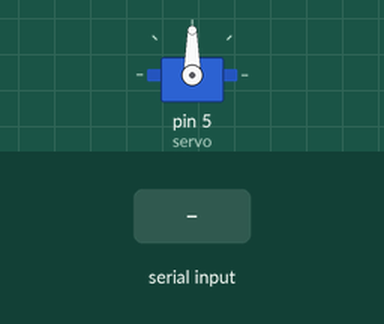
The sketch below on a simulated Arduino Uno, built with avr-gcc and run on an emulated ATmega328P. On the bench: servo. The test bench sets the inputs (shaded band).

Above: at 1.2 s.
1.3 s: "90,45\n" received over Serial
At 2.7 s:
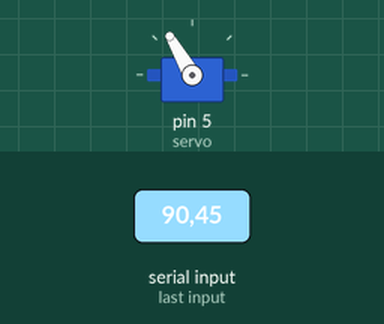
3.1 s: "30,150\n" received over Serial
At 3.25 s:
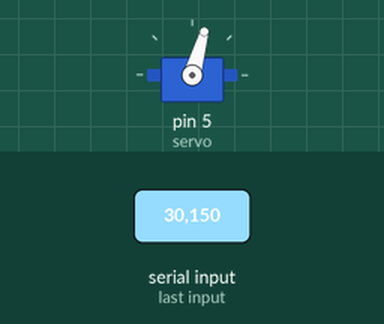
Timing chart, 0 to 6.1 s (numbered marks = the images above; inputs shaded):
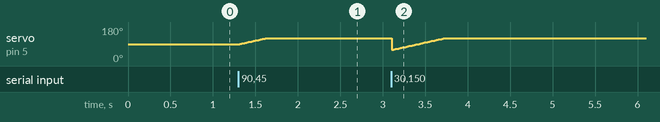

The sketch:

codigo_IMU_arduino.ino
```cpp
#include <Servo.h>

Servo servo;
int currentAngle = 90; // ângulo inicial (posição neutra)

const int angulo_subir = 120;   // ângulo do servo para braço subir
const int angulo_descer = 60;   // ângulo do servo para braço descer

void setup() {
  Serial.begin(9600);
  servo.attach(5);           // pino do servo
  servo.write(currentAngle); // começa no meio
}

void loop() {
  if (Serial.available()) {
    String input = Serial.readStringUntil('\n');
    float az = input.toFloat(); // leitura vinda do Python

    // Verifica os thresholds com base no gráfico
    if (az > -0.8) {
      moveServoSmoothly(currentAngle, angulo_subir);
      currentAngle = angulo_descer;
    }
    else if (az < -1.2) {
      moveServoSmoothly(currentAngle, angulo_descer);
      currentAngle = angulo_subir;
    }
    // Opcional: mantém posição atual se estiver entre os thresholds
  }
}

void moveServoSmoothly(int startAngle, int endAngle) {
  int stepDelay = 10; // ms entre cada passo
  int stepSize = 1;   // graus por passo

  if (startAngle == endAngle) return; // já está na posição

  if (startAngle < endAngle) {
    for (int angle = startAngle; angle <= endAngle; angle += stepSize) {
      servo.write(angle);
      delay(stepDelay);
    }
  } else {
    for (int angle = startAngle; angle >= endAngle; angle -= stepSize) {
      servo.write(angle);
      delay(stepDelay);
    }
  }
}
```

Measured:
- after the input at 1.3 s, servo on pin 5 (servo): moves from 90° to 120° over 0.30 s, starting at once
